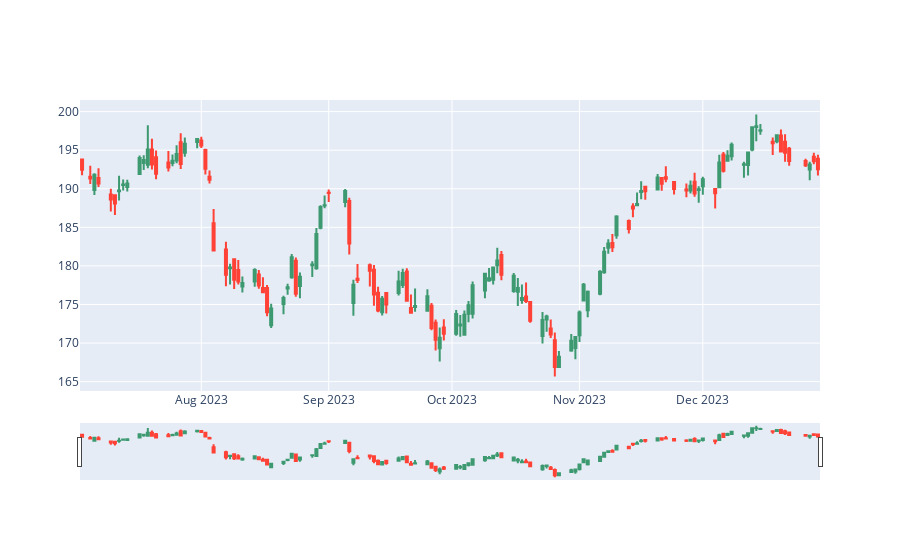

Here is the notebook cell this chart was saved with:
### Markdown cell above
4. Teste de exibição da API

Descrição: Verificar se a recuperação de dados histórios da Apple podem ser exibidos graficamente.

Implementação:

Capturar dados históricos para ver se são exibidos corretamente, para utilizaremos
como referência o segundo semestre de 2023

### Code cell
# Definindo as datas de início e fim
start_date = "2023-07-01"
end_date = "2023-12-31"

# Baixando os dados históricos da Apple (AAPL) usando yfinance
df = yf.download("AAPL", start=start_date, end=end_date, interval="1d")

# Plotando o gráfico candlestick
fig = plotCandleStick(df, acao="AAPL")

# Exibindo o gráfico no Jupyter Notebook
fig.show()
